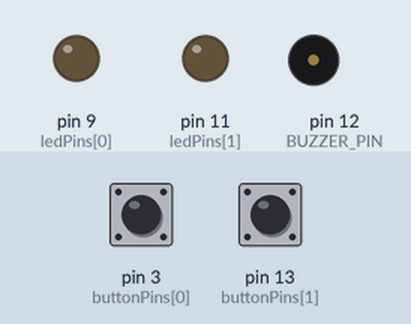
A sketch run on a simulated Arduino Uno, built with avr-gcc and run on an emulated ATmega328P. Parts: output pins drawn as LEDs (lit = HIGH), buzzer (waves = sounding). Inputs (shaded band) come from the test bench; at power-on: pin 3 (buttonPins[0]) HIGH, pin 13 (buttonPins[1]) HIGH. Random numbers use the default seed unless the sketch sets one.

Above: at 4.6 s.
4.7 s: pin 3 (buttonPins[0]) pulled LOW for 0.15 s
At 5.3 s:
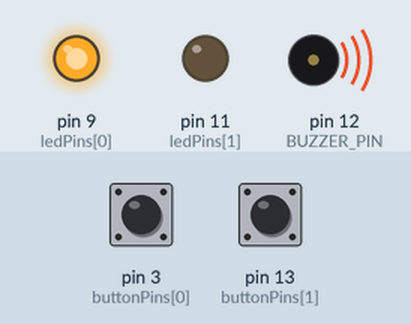
7.2 s: pin 13 (buttonPins[1]) pulled LOW for 3.2 s
At 9.7 s:
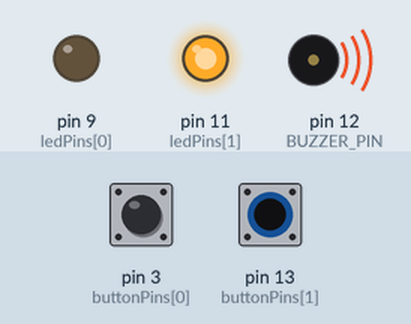
11.9 s: pin 3 (buttonPins[0]) pulled LOW for 3.2 s
At 20.8 s:
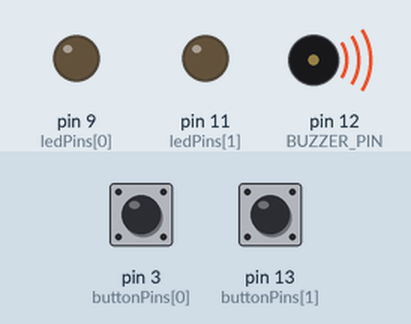
Timing chart, 0 to 22.4 s (numbered marks = the images above; inputs shaded):
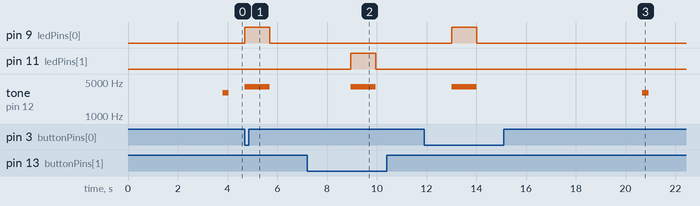

Measured:
- after the input at 4.7 s, pin 9 (ledPins[0]): LOW → HIGH at once, → LOW 1.0 s later; tone on pin 12 (BUZZER_PIN): silent → 4000 Hz at once, → silent 1.0 s later
- after the input at 7.2 s, pin 11 (ledPins[1]): LOW → HIGH after 1.7 s, → LOW 1.0 s later
- after the input at 11.9 s, pin 9 (ledPins[0]): LOW → HIGH after 1.1 s, → LOW 1.0 s later

The sketch:

______.ino
```cpp
#define BUZZER_PIN   12  // пин с пищалкой
#define PLAYER_COUNT 2   // количество игроков-ковбоев

#define T_B 200          // единица длительности ноты (оригинал бумер примерно 200)
#define T 200

// объявляем пару списков: один с номерами пинов с кнопками, другой — со светодиодами
int buttonPins[PLAYER_COUNT] = {3, 13};
int ledPins[PLAYER_COUNT] = {9, 11};

void bumer()
{
  for(int alpha = 0; alpha < 6; alpha++) {
    tone(BUZZER_PIN, 988, T_B);
    delay(T_B);
    tone(BUZZER_PIN, 1175, 3*T_B);
    delay(7*T_B);
    tone(BUZZER_PIN, 1175, T_B);
    delay(T_B);
    tone(BUZZER_PIN, 988, 3*T_B);
    delay(7*T_B);

    tone(BUZZER_PIN, 1319, T_B);
    delay(T_B);
    tone(BUZZER_PIN, 1175, T_B);
    delay(T_B);
    tone(BUZZER_PIN, 1319, T_B);
    delay(T_B);
    tone(BUZZER_PIN, 1175, T_B);
    delay(T_B);
    tone(BUZZER_PIN, 1319, T_B);
    delay(T_B);
    tone(BUZZER_PIN, 1175, T_B);
    delay(T_B);
    tone(BUZZER_PIN, 1319, T_B);
    delay(T_B);
    tone(BUZZER_PIN, 1175, T_B);
    delay(T_B);
    tone(BUZZER_PIN, 1319, T_B);
    delay(T_B);
    tone(BUZZER_PIN, 1480, 3*T_B);
    delay(7*T_B);
  }
}

void gooses()
{
  tone(BUZZER_PIN, 698, T);
  delay(T);
  tone(BUZZER_PIN, 659, T);
  delay(T);
  tone(BUZZER_PIN, 587, T);
  delay(T);
  tone(BUZZER_PIN, 523, T);
  delay(T);
  tone(BUZZER_PIN, 784, 1.9*T);
  delay(2*T);
  tone(BUZZER_PIN, 784, 1.9*T);
  delay(2*T);

  tone(BUZZER_PIN, 698, T);
  delay(T);
  tone(BUZZER_PIN, 659, T);
  delay(T);
  tone(BUZZER_PIN, 587, T);
  delay(T);
  tone(BUZZER_PIN, 523, T);
  delay(T);
  tone(BUZZER_PIN, 784, 1.9*T);
  delay(2*T);
  tone(BUZZER_PIN, 784, 1.9*T);
  delay(2*T);

  tone(BUZZER_PIN, 698, T);
  delay(T);
  tone(BUZZER_PIN, 880, .9*T);
  delay(T);
  tone(BUZZER_PIN, 880, T);
  delay(T);
  tone(BUZZER_PIN, 698, T);
  delay(T);
  tone(BUZZER_PIN, 659, T);
  delay(T);
  tone(BUZZER_PIN, 784, .9*T);
  delay(T);
  tone(BUZZER_PIN, 784, T);
  delay(T);
  tone(BUZZER_PIN, 659, T);
  delay(T);

  tone(BUZZER_PIN, 587, T);
  delay(T);
  tone(BUZZER_PIN, 659, T);
  delay(T);
  tone(BUZZER_PIN, 698, T);
  delay(T);
  tone(BUZZER_PIN, 587, T);
  delay(T);
  tone(BUZZER_PIN, 523, 1.9*T);
  delay(2*T);
  tone(BUZZER_PIN, 523, 1.9*T);
  delay(2*T);
}

void setup()
{
  pinMode(BUZZER_PIN, OUTPUT);
  for (int player = 0; player < PLAYER_COUNT; ++player) {
    pinMode(ledPins[player], OUTPUT);
    pinMode(buttonPins[player], INPUT_PULLUP);
  }
}

void loop()
{
  //bumer();
  //gooses();

  // даём сигнал «пли!», выждав случайное время от 2 до 7 сек
  delay(random(2000, 7000));
  tone(BUZZER_PIN, 3000, 250); // 3 килогерца, 250 миллисекунд

  for (int player = 0; ; player = (player + 1) % PLAYER_COUNT) {
    // если игрок номер «player» нажал кнопку...
    if (!digitalRead(buttonPins[player])) {
      // ...включаем его светодиод и сигнал победы на 1 сек
      digitalWrite(ledPins[player], HIGH);
      tone(BUZZER_PIN, 4000, 1000);
      delay(1000);
      digitalWrite(ledPins[player], LOW);
      break; // Есть победитель! Выходим
    }
  }
  delay(1000);
}
```
